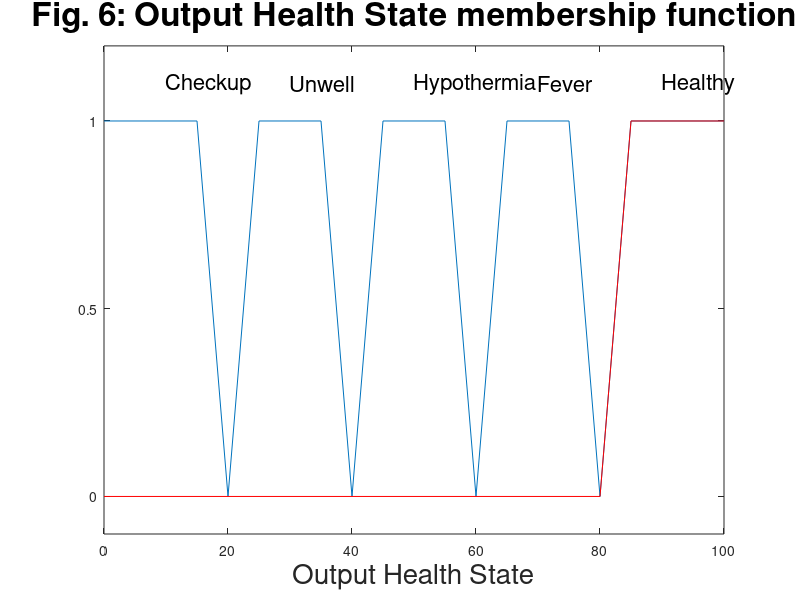

Here is the MATLAB script that generated this plot:
# Fig 6
x = [0:5:100];
#y = [1,1,0,1,0,1,0,1,0,1,1];
#y1 = [0,0,0,0,0,0,0,0,0,1,1];

y = [1,1,1,1,0,1,1,1,0,1,1,1,0,1,1,1,0,1,1,1,1];
y1 = [0,0,0,0,0,0,0,0,0,0,0,0,0,0,0,0,0,1,1,1,1];

plot( x,  y, 
      x,  y1, '-', "color", "r")

title ("Fig. 6: Output Health State membership function", 
        "FontSize", 24 );
xlabel ("Output Health State", 
        "FontSize", 20 );
        
ylim([-0.1  1.2]);
xlim([0    100]);
yticks([0,0.5,1]);

text (10, 1.1,  "Checkup",      "FontSize", 16);
text (30, 1.1,  "Unwell",       "FontSize", 16);
text (50, 1.1,  "Hypothermia",  "FontSize", 16);
text (70, 1.1,  "Fever",        "FontSize", 16);
text (90, 1.1,  "Healthy",      "FontSize", 16);
0